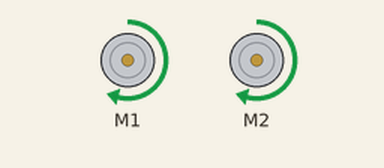
The sketch below on a simulated ESP32. Parts: 2 × DC motor (green arrow = forward, orange = backward, longer = faster).

Above: at 1.0 s.
At 5.0 s:
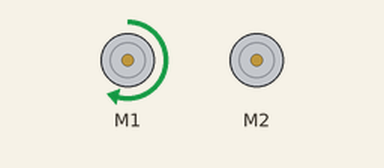
At 9.0 s:
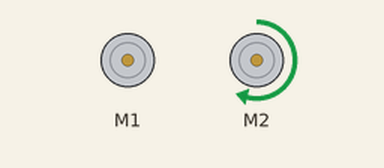
At 19.0 s:
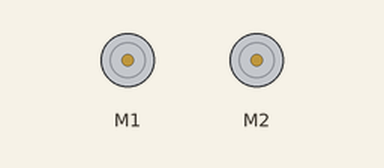
Timing chart, 0 to 20.8 s (numbered marks = the images above):
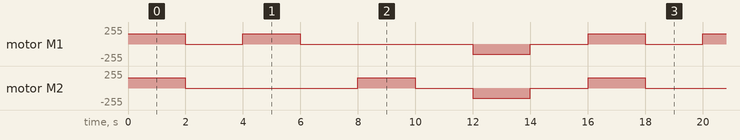

The sketch:

H_Bridge_esp32.ino
```cpp
#include <Robojax_L298N_DC_motor.h>

// motor 1 settings (Front Right)
#define CHA 0
#define ENA 19 // this pin must be PWM enabled pin if Arduino board is used
#define IN1 18
#define IN2 5

// motor 2 settings (Front Left)
#define IN3 17
#define IN4 16
#define ENB 4// this pin must be PWM enabled pin if Arduino board is used
#define CHB 1

const int CCW = 2; // do not change
const int CW  = 1; // do not change

#define motor1 1 // do not change
#define motor2 2 // do not change

// for two motors without debug information
Robojax_L298N_DC_motor robot(IN1, IN2, ENA, CHA,  IN3, IN4, ENB, CHB);

void setup() {
  Serial.begin(115200);
  robot.begin();
}

void loop() {

  // Move Forward
  robot.rotate(motor1, 60, CW);//run motor1 at 60% speed in CW direction
  robot.rotate(motor2, 60, CW);//run motor2 at 60% speed in CW direction

 delay(2000);

  // Stop Moving
  robot.brake(1);
  robot.brake(2);
  delay(2000);

  // Move right
  robot.rotate(motor1, 60, CW);//run motor1 at 60% speed in CW direction
  delay(2000);
  robot.brake(1);
  delay(2000);


  // Move Left
  robot.rotate(motor2, 60, CW);//run motor1 at 60% speed in CW direction
  delay(2000);
  robot.brake(2);
  delay(2000);

  // Move Backward
  robot.rotate(motor1, 60, CCW);//run motor1 at 60% speed in CCW direction
  robot.rotate(motor2, 60, CCW);//run motor2 at 60% speed in CCW direction

 delay(2000);

  // Stop Moving
  robot.brake(1);
  robot.brake(2);
  delay(2000);

}
```

Measured:
- by itself, motor M1: repeats every 16.0 s: stopped 2.0 s, forward 153/255 2.0 s, stopped 6.0 s, backward 153/255 2.0 s, stopped 2.0 s, forward 153/255 2.0 s
- by itself, motor M2: repeats every 16.0 s: stopped 6.0 s, forward 153/255 2.0 s, stopped 2.0 s, backward 153/255 2.0 s, stopped 2.0 s, forward 153/255 2.0 s
